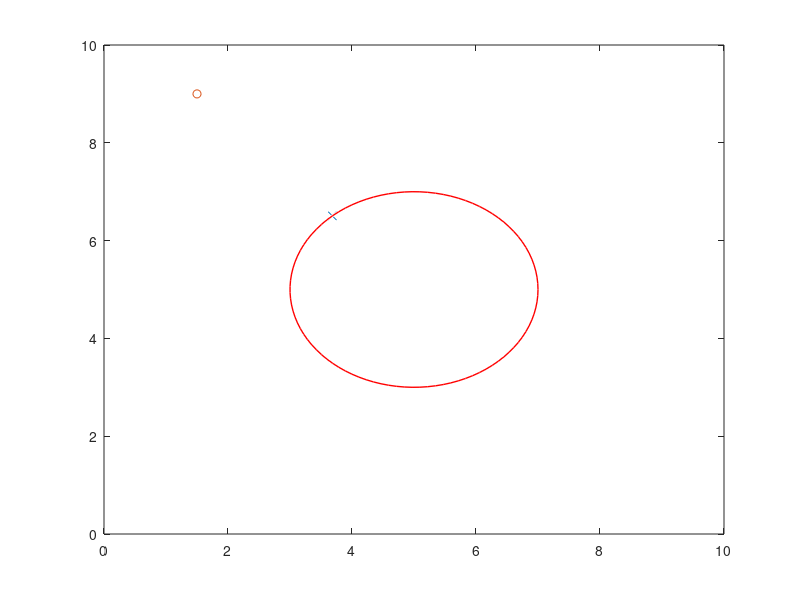

The MATLAB script that drew this image:
xc = 5 ;
yc = 5 ;
R = 2 ;

xr = 1.5 ;
yr = 9 ;

Xc = [xc ; yc] ;
Xr = [xr ; yr] ;

P = Xc + (Xr - Xc) * R /norm(Xr - Xc) ;

figure() ;
plot(P(1,1), P(2,1), 'x') ;
hold on ;
plot(xr, yr, 'o') ;
hold on ;
viscircles([xc, yc], R, 'LineWidth', 1) ;
xlim([0,10]) ;
ylim([0,10]) ;

